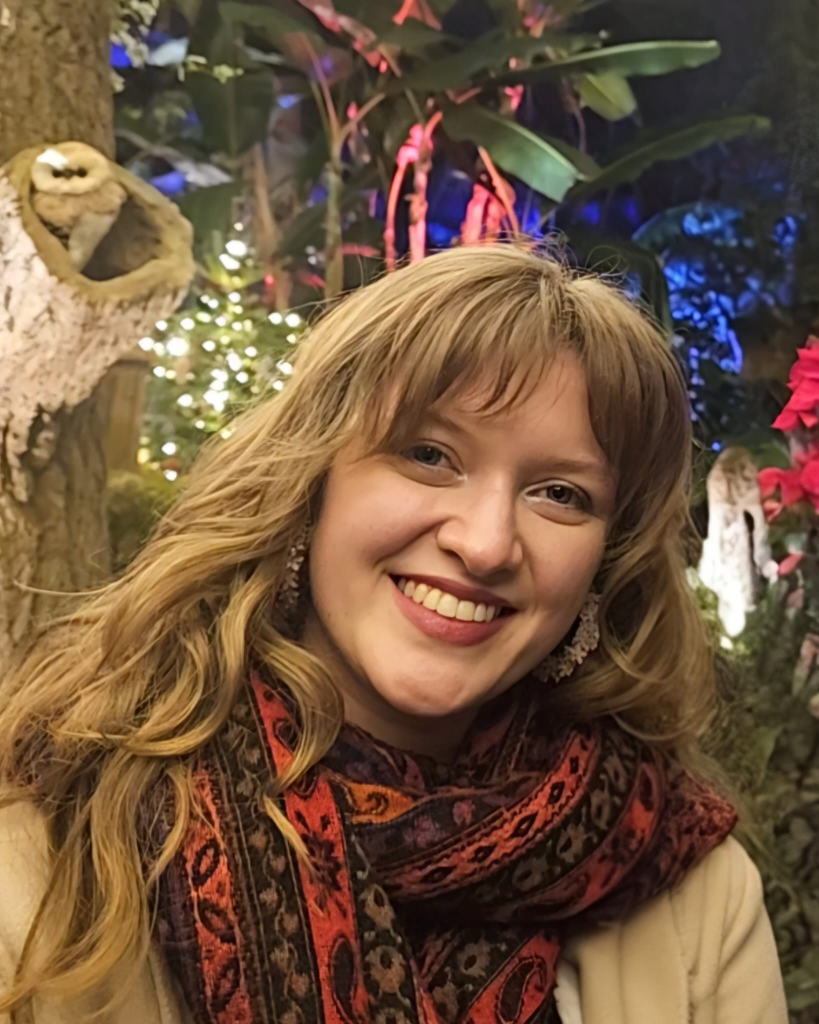
#> input picture assets/img/profiles/kateMcHugh.jpeg, 1638 x 2048 px (shown at 1/2 size); its folder holds only this picture in this run
$ python imgProcess.py
#> lines starting #> are read from the running program, lines starting #| are printed output that depends on the picture
import os, sys, glob
from PIL import Image, ImageOps

ratio = 1/1
inverseRatio = 1/ratio
size = (1024,1024)

infiles = glob.glob('*.png') + glob.glob('*.jpg') + glob.glob('*.jpeg')
for infile in infiles:
    if "_cropped" not in infile:
        try:
            print(infile)
            outfile = os.path.splitext(infile)[0] + "_cropped"
            im = Image.open(infile)
#> im is the input picture: PIL image 1638x2048 RGB; mean R, G, B 112.5, 86, 63
            fixedIm = ImageOps.exif_transpose(im) # This fixes the orientation, which may otherwise act funny due to metadata
            fullX,fullY = fixedIm.size
#> fullX = 1638; fullY = 2048
            if fullX < ratio * fullY:
                newX = fullX
#> newX = 1638
                spaceX = 0
                newY = fullX * inverseRatio
#> newY = 1638
                spaceY = (fullY - fullX * inverseRatio) / 2
#> spaceY = 205
            elif fullX > ratio * fullY:
                newX = fullY * ratio
                spaceX = (fullX - fullY * ratio) / 2
                newY = fullY
                spaceY = 0
            else:
                newX = fullX
                spaceX = 0
                newY = fullY
                spaceY = 0

            box = (spaceX, spaceY, spaceX + newX , spaceY + newY)
#> box = (0, 205, 1638, 1843)
            croppedIm = fixedIm.crop(box)
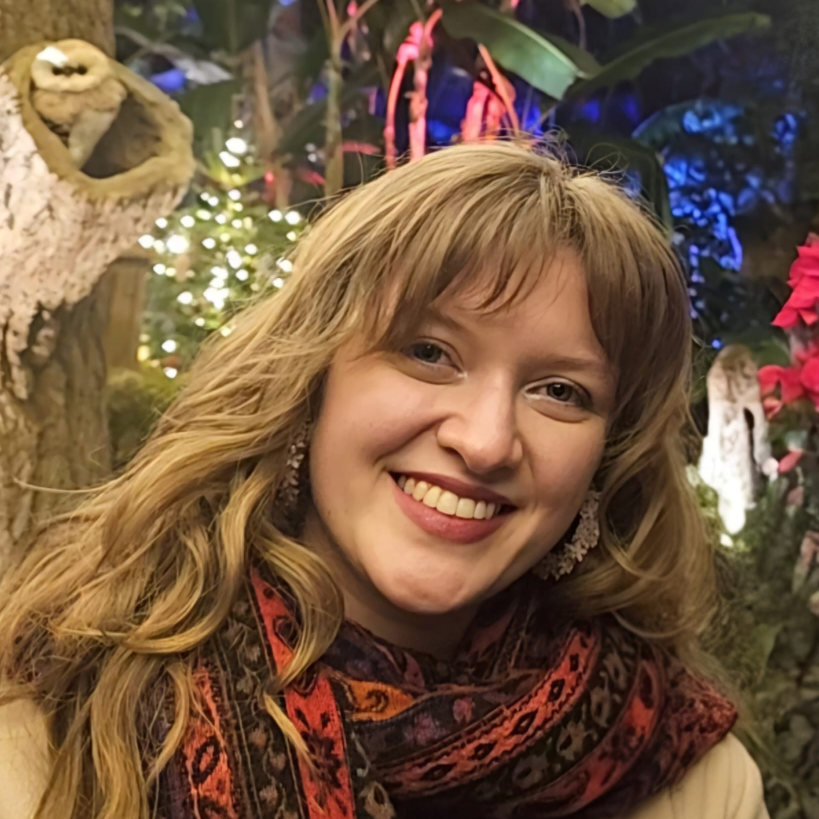
#> croppedIm: PIL image 1638x1638 RGB (shown at 1/2 size); mean R, G, B 116.5, 88.6, 65.1
            croppedIm.thumbnail(size)
#> croppedIm: PIL image 1024x1024 RGB
            rgbIm = croppedIm.convert('RGB')
            rgbIm.save(outfile + ".jpg", "JPEG", optimize=True)
        except IOError:
            print("cannot create thumbnail for '%s'" % infile)
